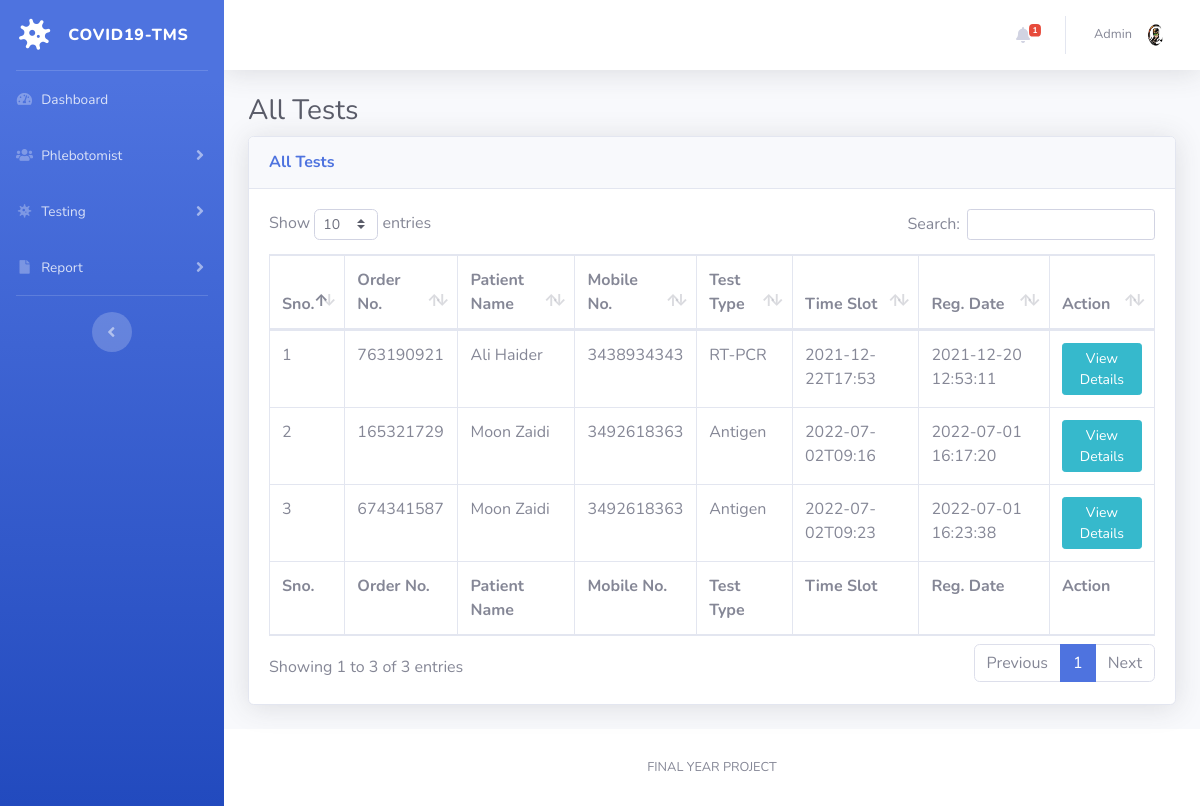
/covid-tms/all-test.php (signed in), run on the app's committed database.
### tables this page shows
CREATE TABLE `tbltestrecord` (
  `id` int(11) NOT NULL,
  `OrderNumber` bigint(14) DEFAULT NULL,
  `PatientMobileNumber` bigint(14) DEFAULT NULL,
  `TestType` varchar(100) DEFAULT NULL,
  `TestTimeSlot` varchar(120) DEFAULT NULL,
  `ReportStatus` varchar(100) DEFAULT NULL,
  `FinalReport` varchar(150) DEFAULT NULL,
  `ReportUploadTime` varchar(200) DEFAULT NULL,
  `RegistrationDate` timestamp NULL DEFAULT current_timestamp(),
  `AssignedtoEmpId` varchar(150) DEFAULT NULL,
  `AssigntoName` varchar(180) DEFAULT NULL,
  `AssignedTime` varchar(100) DEFAULT NULL
);

CREATE TABLE `tblpatients` (
  `id` int(11) NOT NULL,
  `FullName` varchar(120) DEFAULT NULL,
  `MobileNumber` bigint(12) DEFAULT NULL,
  `DateOfBirth` date DEFAULT NULL,
  `GovtIssuedId` varchar(150) DEFAULT NULL,
  `GovtIssuedIdNo` varchar(150) DEFAULT NULL,
  `FullAddress` varchar(255) DEFAULT NULL,
  `State` varchar(200) DEFAULT NULL,
  `RegistrationDate` timestamp NOT NULL DEFAULT current_timestamp()
);

### covid-tms/all-test.php (the view, shortened to what this page needs)
<?php session_start();
include_once('includes/config.php');
if (strlen($_SESSION['aid']==0)) {
  header('location:logout.php');
  } else{
?>
<!DOCTYPE html>
<html lang="en">
<head>
    <link href="vendor/fontawesome-free/css/all.min.css" rel="stylesheet" type="text/css">
    <link href="css/sb-admin-2.min.css" rel="stylesheet">
    <link href="vendor/datatables/dataTables.bootstrap4.min.css" rel="stylesheet">
</head>
<body id="page-top">
    <div id="wrapper">
  <?php include_once('includes/sidebar.php');?>
        <div id="content-wrapper" class="d-flex flex-column">
            <div id="content">
<?php include_once('includes/topbar.php');?>
                <div class="container-fluid">
                    <h1 class="h3 mb-2 text-gray-800">All Tests</h1>
                    <div class="card shadow mb-4">
                        <div class="card-header py-3">
                            <h6 class="m-0 font-weight-bold text-primary">All Tests</h6>
                        </div>
                        <div class="card-body">
                            <div class="table-responsive">
                                <form name="assignto" method="post">
                    <table class="table table-bordered" id="dataTable" width="100%" cellspacing="0">
                                    <thead>
                                        <tr>
                                            <th>Sno.</th>
                                            <th>Order No.</th>
                                            <th>Patient Name</th>
                                            <th>Mobile No.</th>
                                            <th>Test Type</th>
                                            <th>Time Slot</th>
                                            <th>Reg. Date</th>
                                            <th>Action</th>
                                        </tr>
                                    </thead>
                                      <tfoot>
                                            <tr>
                                            <th>Sno.</th>
                                            <th>Order No.</th>
                                            <th>Patient Name</th>
                                            <th>Mobile No.</th>
                                            <th>Test Type</th>
                                            <th>Time Slot</th>
                                            <th>Reg. Date</th>
                                            <th>Action</th>
                                        </tr>
                                    </tfoot>
                                    <tbody>
<?php $query=mysqli_query($con,"select tbltestrecord.OrderNumber,tblpatients.FullName,tblpatients.MobileNumber,tbltestrecord.TestType,tbltestrecord.TestTimeSlot,tbltestrecord.RegistrationDate,tbltestrecord.id as testid from tbltestrecord
join tblpatients on tblpatients.MobileNumber=tbltestrecord.PatientMobileNumber
    ");
$cnt=1;
while($row=mysqli_fetch_array($query)){
?>
                                        <tr>
                                            <td><?php echo $cnt;?></td>
                                            <td><?php echo $row['OrderNumber'];?></td>
                                            <td><?php echo $row['FullName'];?></td>
                                            <td><?php echo $row['MobileNumber'];?></td>
                                            <td><?php echo $row['TestType'];?></td>
                                            <td><?php echo $row['TestTimeSlot'];?></td>
                                             <td><?php echo $row['RegistrationDate'];?></td>
                                            <td>
                                <a href="test-details.php?tid=<?php echo $row['testid'];?>&&oid=<?php echo $row['OrderNumber'];?>" class="btn btn-info btn-sm">View Details</a>
                            </td>
                                        </tr>
<?php $cnt++;} ?>
                                    </tbody>
                                </table>
                                     </form>
                            </div>
                        </div>
                    </div>
                </div>
            </div>
    <?php include_once('includes/footer.php');?>
        </div>
    </div>
</body>
</html>
<?php } ?>

### covid-tms/includes/sidebar.php (shortened to what this page needs)
        <ul class="navbar-nav bg-gradient-primary sidebar sidebar-dark accordion" id="accordionSidebar">
            <a class="sidebar-brand d-flex align-items-center justify-content-center" href="#">
                <div class="sidebar-brand-icon rotate-n-15">
                    <i class="fas fa-virus"></i>
                </div>
                <div class="sidebar-brand-text mx-3">COVID19-TMS</div>
            </a>
            <hr class="sidebar-divider my-0">
<?php if($_SESSION['aid']):?>
     <li class="nav-item">
                <a class="nav-link" href="dashboard.php">
                    <i class="fas fa-fw fa-tachometer-alt"></i>
                    <span>Dashboard</span></a>
            </li>
    <li class="nav-item">
                <a class="nav-link collapsed" href="#" data-toggle="collapse" data-target="#collapseOne"
                    aria-expanded="true" aria-controls="collapseOne">
                    <i class="fas fa-fw fa-users"></i>
                    <span>Phlebotomist</span>
                </a>
            </li>
     <li class="nav-item">
                <a class="nav-link collapsed" href="#" data-toggle="collapse" data-target="#collapseTwo"
                    aria-expanded="true" aria-controls="collapseTwo">
                    <i class="fas fa-fw fa-virus"></i>
                    <span>Testing</span>
                </a>
            </li>
   <li class="nav-item">
                <a class="nav-link collapsed" href="#" data-toggle="collapse" data-target="#collapseThree"
                    aria-expanded="true" aria-controls="collapseThree">
                    <i class="fas fa-fw fa-file"></i>
                    <span>Report</span>
                </a>
            </li>
<?php endif;    ?>
            <hr class="sidebar-divider d-none d-md-block">
            <div class="text-center d-none d-md-inline">
                <button class="rounded-circle border-0" id="sidebarToggle"></button>
            </div>
        </ul>

### covid-tms/includes/topbar.php (shortened to what this page needs)
      <nav class="navbar navbar-expand navbar-light bg-white topbar mb-4 static-top shadow">
            <?php if($_SESSION['aid']):?>
                    <ul class="navbar-nav ml-auto">
<?php $query=mysqli_query($con,"select * from tbltestrecord where ReportStatus is null");
$count=mysqli_num_rows($query);
?>
                        <li class="nav-item dropdown no-arrow mx-1">
                            <a class="nav-link dropdown-toggle" href="#" id="alertsDropdown" role="button"
                                data-toggle="dropdown" aria-haspopup="true" aria-expanded="false">
                                <i class="fas fa-bell fa-fw"></i>
                                <span class="badge badge-danger badge-counter"><?php echo $count;?></span>
                            </a>
                        </li>
                        <li class="nav-item dropdown no-arrow">
                            <a class="nav-link dropdown-toggle" href="#" id="userDropdown" role="button"
                                data-toggle="dropdown" aria-haspopup="true" aria-expanded="false">
                <?php
$adid=$_SESSION['aid'];
$ret1=mysqli_query($con,"select AdminName from tbladmin where ID='$adid'");
while($row1=mysqli_fetch_array($ret1)){
?>
                                <span class="mr-2 d-none d-lg-inline text-gray-600 small"><?php  echo $row1['AdminName'];?></span>
                           <?php } ?>
                                <img class="img-profile rounded-circle"
                                    src="img/logo.jpg">
                            </a>
                        </li>
                    </ul>
                <?php endif;?>
                </nav>

### covid-tms/includes/footer.php
<footer class="sticky-footer bg-white">
    <div class="container my-auto">
        <div class="copyright text-center my-auto">
            <span>FINAL YEAR PROJECT</span>
        </div>
    </div>
</footer>

### data on the page
tbltestrecord: OrderNumber "763190921", tblpatients.FullName "Ali Haider", tblpatients.MobileNumber "3438934343", TestType "RT-PCR", TestTimeSlot "2021-12-22T17:53", RegistrationDate "2021-12-20 12:53:11"
tbltestrecord: OrderNumber "165321729", tblpatients.FullName "Moon Zaidi", tblpatients.MobileNumber "3492618363", TestType "Antigen", TestTimeSlot "2022-07-02T09:16", RegistrationDate "2022-07-01 16:17:20"
tbltestrecord: OrderNumber "674341587", tblpatients.FullName "Moon Zaidi", tblpatients.MobileNumber "3492618363", TestType "Antigen", TestTimeSlot "2022-07-02T09:23", RegistrationDate "2022-07-01 16:23:38"

### other printed values
$count "1"
$row1['AdminName'] "Admin"
